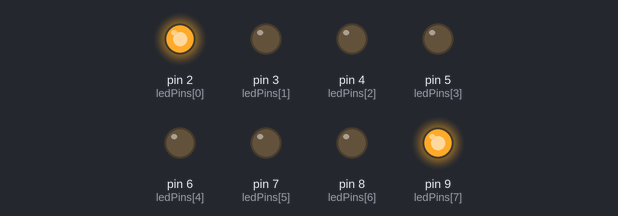
Bench run of a sketch on a simulated Arduino Uno, built with avr-gcc and run on an emulated ATmega328P. On the bench: output pins drawn as LEDs (lit = HIGH).

Above: at 0.2 s.
At 1.2 s:
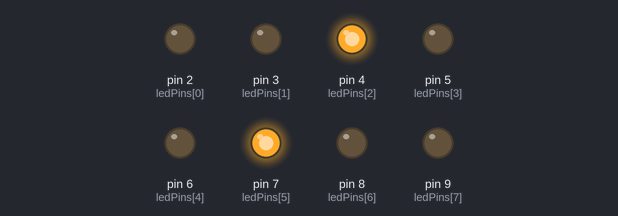
At 2.0 s:
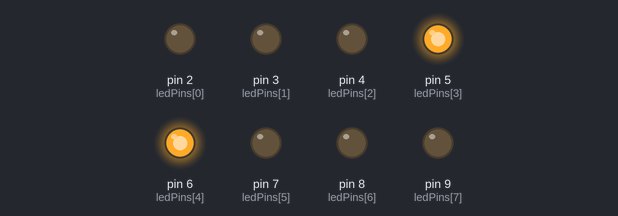
At 4.7 s:
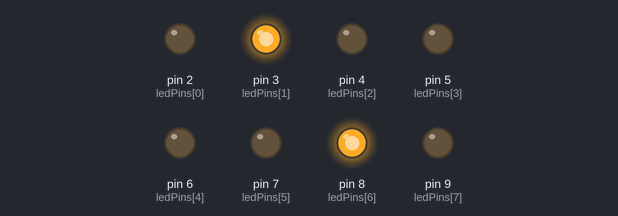
Timing chart, 0 to 5.2 s (numbered marks = the images above):
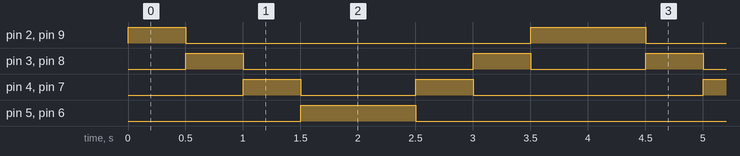

Measured:
- by itself, pin 2 (ledPins[0]), pin 9 (ledPins[7]): repeats every 4.0 s: LOW 3.0 s, HIGH 1.0 s
- by itself, pin 3 (ledPins[1]), pin 8 (ledPins[6]): repeats every 4.0 s: LOW 2.0 s, HIGH 0.50 s, LOW 1.0 s, HIGH 0.50 s
- by itself, pin 4 (ledPins[2]), pin 7 (ledPins[5]): repeats every 4.0 s: LOW 1.0 s, HIGH 0.50 s, LOW 2.0 s, HIGH 0.50 s
- by itself, pin 5 (ledPins[3]), pin 6 (ledPins[4]): alternates HIGH for 1.0 s and LOW for 3.0 s

The sketch:

auto-fantastico.ino
```cpp
// Definición de pines para los 8 LEDs
const int numLeds = 8;
const int ledPins[numLeds] = {2, 3, 4, 5, 6, 7, 8, 9}; // Pines digitales para los LEDs

// Variables para control de tiempo y efecto
const int delayTime = 500; // Velocidad del efecto (ajustable)
int currentStep = 0;        // LED actual
bool moveToCenter = true;  // true = hacia el centro, false = hacia los bordes
// Definir la secuencia de los LEDs (desde bordes al centro)
const int sequence[] = {0, 7, 1, 6, 2, 5, 3, 4};
const int sequenceLength = 8;
void setup()
{
  // Configurar todos los pines como salidas
  for (int i = 0; i < numLeds; i++) {
    pinMode(ledPins[i], OUTPUT);
    digitalWrite(ledPins[i], LOW); // Inicialmente apagados
  }
}
void clearLeds() {
  for (int i = 0; i < numLeds; i++) {
    digitalWrite(ledPins[i], LOW);
  }
}
void loop()
{
  clearLeds();
  // Encender el LED correspondiente según la secuencia
  if (moveToCenter) {
    // Movimiento hacia el centro
    digitalWrite(ledPins[sequence[currentStep]], HIGH);
    digitalWrite(ledPins[sequence[currentStep+1]], HIGH);

  } else {
    // Movimiento hacia los bordes
    digitalWrite(ledPins[sequence[sequenceLength - 1 - currentStep]], HIGH);
    digitalWrite(ledPins[sequence[sequenceLength - 2 - currentStep]], HIGH);

  }

  delay(delayTime);

  // Actualizar el paso para la siguiente iteración
  currentStep++;
  currentStep++;

  // Verificar si llegamos al final de la secuencia
  if (currentStep >= sequenceLength) {
    currentStep = 0;
    moveToCenter = !moveToCenter; // Cambiar dirección
  }
}
```
